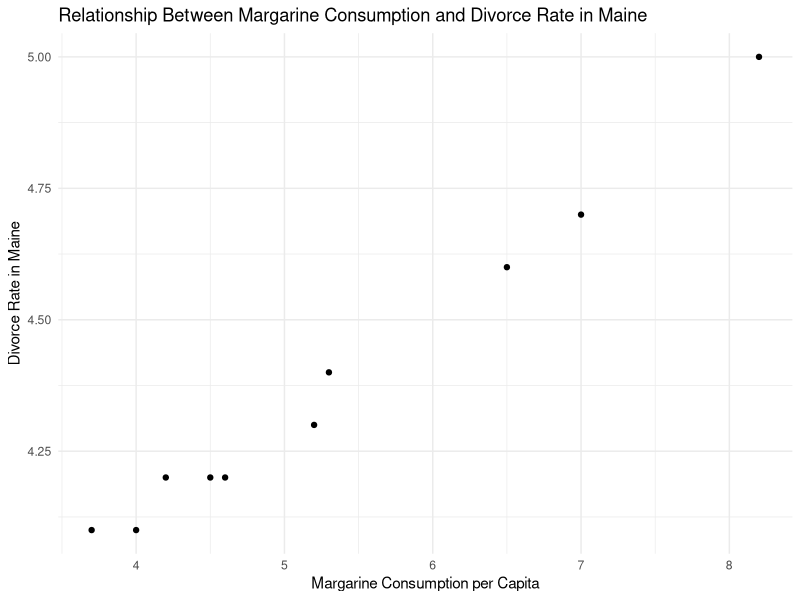
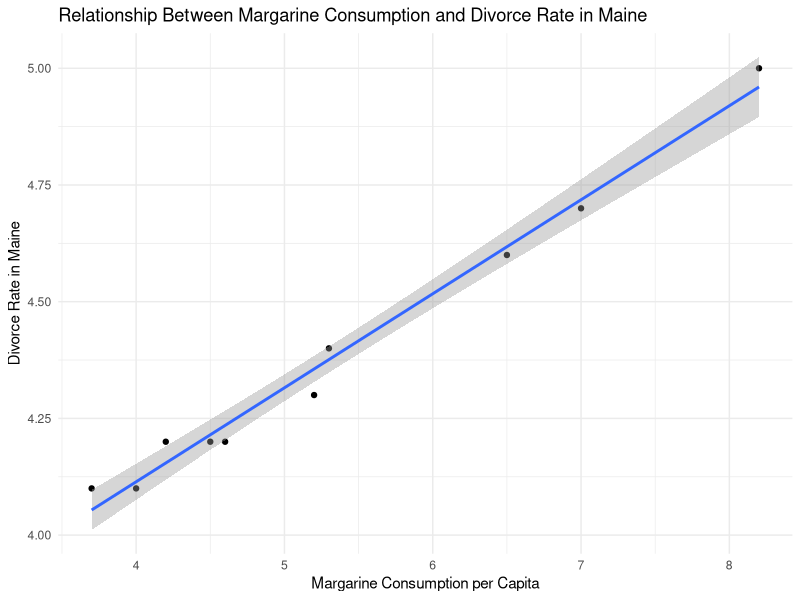
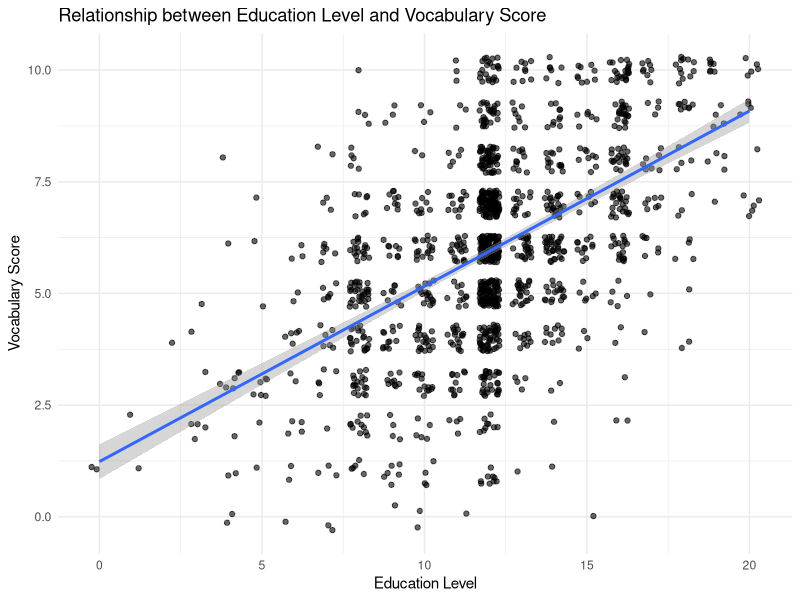
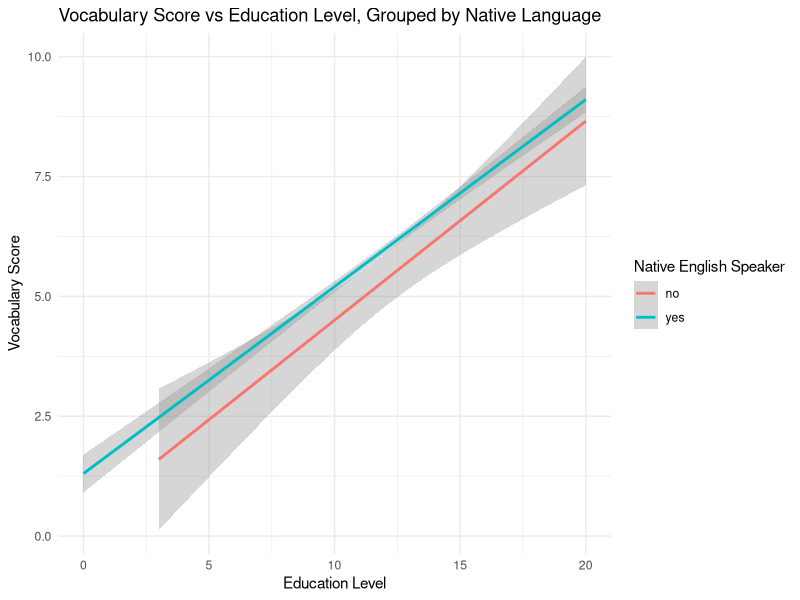
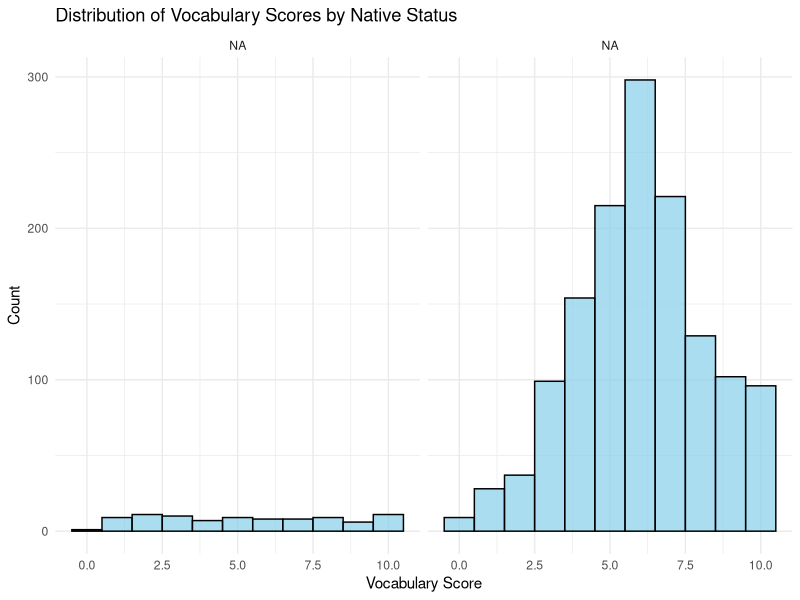
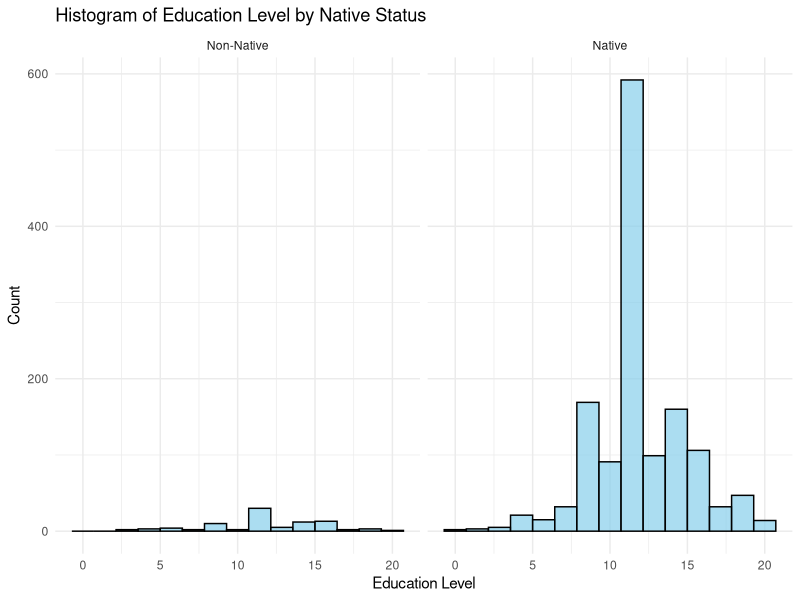

The R script that drew these images, in order:
## ---- chunk 1

# install.packages('dslabs') # for data
# Importing necessary libraries
library(dslabs)
library(tidyverse)

## ---- chunk 2
# Loading the dataset
# Assigning the divorce_margarine dataset to a dataframe called df
df <- dslabs::divorce_margarine

# Checking the structure of the dataset to understand its contents
str(df)
## ---- chunk 3
# Viewing the 'divorce_rate_maine' column in the dataframe
df$divorce_rate_maine

# Plotting the relationship between margarine consumption per capita and divorce rate in Maine
ggplot(data = df, 
       aes(x = margarine_consumption_per_capita, 
           y = divorce_rate_maine)) +
  geom_point() +  # Scatter plot to show data points
  labs(
    title = "Relationship Between Margarine Consumption and Divorce Rate in Maine",
    x = "Margarine Consumption per Capita",
    y = "Divorce Rate in Maine"
  ) + 
  theme_minimal()  # Minimal theme for a cleaner look
## ---- chunk 4
# Conducting a correlation test between divorce rate in Maine and margarine consumption per capita
cor.test(x = df$divorce_rate_maine, y = df$margarine_consumption_per_capita)
## ---- chunk 5
# Plotting the relationship between margarine consumption per capita and divorce rate in Maine
ggplot(data = df, 
       aes(x = margarine_consumption_per_capita, 
           y = divorce_rate_maine)) +
  geom_point() +  # Scatter plot for data points
  geom_smooth(method = "lm", se = TRUE) +  # Adding a linear regression line with confidence interval
  ggtitle("Relationship Between Margarine Consumption and Divorce Rate in Maine") +  # Descriptive title
  xlab("Margarine Consumption per Capita") +  # Label for x-axis
  ylab("Divorce Rate in Maine") +  # Label for y-axis
  theme_minimal()  # Minimal theme for cleaner appearance
## ---- chunk 6
# Load the 'car' package 
library(car)

# Loading the GSSvocab dataset
data("GSSvocab")  # Loads the dataset into the environment

# Assigning the GSSvocab dataset to the variable 'data'
data <- GSSvocab

## ---- chunk 7
# Filtering the dataset to include only rows where the year is 1978
filt_data <- filter(data, year == "1978")

# Removing any rows with missing (NA) values from the filtered dataset
filt_data <- na.omit(filt_data)
## ---- chunk 8
# Plotting the relationship between education level and vocabulary score for the filtered dataset
ggplot(filt_data, aes(x = educ, y = vocab)) +
  geom_jitter(width = 0.3, height = 0.3, alpha = 0.6) +  # Adds jittered points for better visibility of overlapping points
  geom_smooth(method = "lm", se = TRUE) +  # Adds a linear regression line with confidence interval shading
  labs(
    title = "Relationship between Education Level and Vocabulary Score",
    x = "Education Level",
    y = "Vocabulary Score"
  ) +
  theme_minimal()  # Minimal theme for a clean look
## ---- chunk 9
# Step 2: Building a linear model to assess the relationship between education level and vocabulary score
model <- lm(vocab ~ educ, data = data)  # Linear regression with 'vocab' as the dependent variable and 'educ' as the predictor

# Step 3: Summarize the model to check the significance
summary(model)

## ---- chunk 10
# Filtering out rows with missing values in `filt_data` to create a cleaned dataset
data_clean <- na.omit(filt_data)

# Plotting the relationship between education level and vocabulary score, grouped by native language status
ggplot(data_clean, aes(x = educ, y = vocab, color = factor(nativeBorn))) +
  # geom_point(alpha = 0.5) +  # Optionally add points with transparency
  geom_smooth(method = "lm") +  # Adds a linear regression line for each group
  labs(
    title = "Vocabulary Score vs Education Level, Grouped by Native Language",
    x = "Education Level",
    y = "Vocabulary Score",
    color = "Native English Speaker"  # Label for the legend
  ) +
  theme_minimal()  # Minimal theme for a clean, modern look

# Counting the number of native and non-native born individuals
# This provides an idea of the data balance between the groups
data_clean %>%
  count(nativeBorn)

# Plotting histograms of vocabulary scores, faceted by native language status
ggplot(data_clean, aes(x = vocab)) +
  geom_histogram(binwidth = 1, fill = "skyblue", color = "black", alpha = 0.7) +  # Histogram with customized binwidth
  facet_wrap(~ nativeBorn, labeller = as_labeller(c("0" = "Non-Native", "1" = "Native"))) +  # Facet by native status with labels
  labs(
    title = "Distribution of Vocabulary Scores by Native Status",
    x = "Vocabulary Score",
    y = "Count"
  ) +
  theme_minimal()

# Step 2: Updating the linear model to include `nativeBorn` as an additional predictor
# This tests if native language status has a significant effect on vocabulary score
model2 <- lm(vocab ~ educ + nativeBorn, data = data_clean)

# Step 3: Summarizing the updated model to review the effect of `nativeBorn` and `educ` on `vocab`
summary(model2)


## ---- chunk 11
# Faceted histogram of education level by native status
ggplot(data_clean, aes(x = educ)) +
  geom_histogram(bins = 15, fill = "skyblue", color = "black", alpha = 0.7) +
  facet_wrap(~nativeBorn, labeller = labeller(nativeBorn = c("no" = "Non-Native", "yes" = "Native"))) +
  labs(title = "Histogram of Education Level by Native Status",
       x = "Education Level",
       y = "Count") +
  theme_minimal()
## ---- chunk 12
# Model without interaction
model_no_interaction <- lm(vocab ~ educ + nativeBorn, data = data_clean)

# Model with interaction
model_with_interaction <- lm(vocab ~ educ * nativeBorn, data = data_clean)

# Summaries to examine results
summary(model_no_interaction)
summary(model_with_interaction)


## ---- chunk 13
# Compare models using AIC
AIC(model_no_interaction, model_with_interaction)
